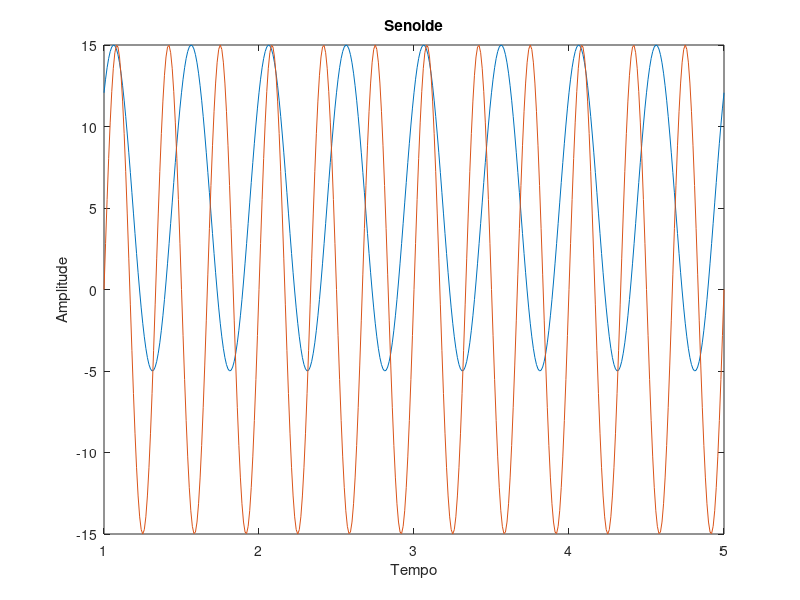

This chart was generated by the following MATLAB code:
%% ATIVIDADE PRATICA 1

%%Grafico 1 
%%Amplitude = 10
%% deslocamento vertical = 5 
%%frequência = 2 ciclos por segundo
%%defasagem = 45 graus.

%%Grafico 2 
%%Amplitude = 15 
%%deslocamento vertical = 0 
%%frequência = 3 ciclos por segundo 
%%defasagem = 0 graus.

t= 1:0.01:5; %% Periodo

a1= 10; %%amplitude
b1= 5; %% Deslocamento vertical
fase1= (45*pi)/(180); %%defasagem (convertendo graus para rad)
w1= 2*pi*2; %% Frequencia (2*pi*f)

a2= 15; %%amplitude
b2= 0; %% Deslocamento vertical
fase2= (0*pi)/(180); %%defasagem (convertendo graus para rad)
w2= 2*pi*3; %% Frequencia (2*pi*f)

f1= b1+a1*sin(w1*t+fase1); %%formula 1
f2= b2+a2*sin(w2*t+fase2); %%formula 2

plot(t,f1); %% grafico 1
title('Senoide'); %% Titulo
xlabel('Tempo'); %% Nome eixo X
ylabel('Amplitude');%% Nome eixo Y
hold all; %% Manter plotagem do grafico 1
plot(t,f2); %% grafico 2